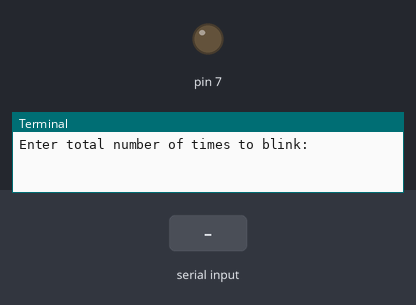
The program below on a simulated Raspberry Pi (header pin numbers). Shown: output pins drawn as LEDs (lit = HIGH), the last lines printed to the terminal. The inputs (shaded band) are chosen by the test bench.

Above: at 1.2 s.
1.3 s: "5" typed at the terminal, then Enter
2.8 s: "90" typed at the terminal, then Enter
At 4.1 s:
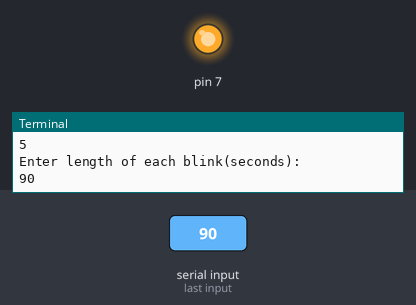
Timing chart, 0 to 5.8 s (numbered marks = the images above; inputs shaded):
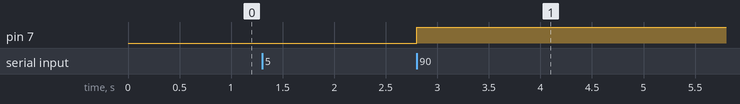

Measured:
- after the input at 2.8 s, pin 7: LOW → HIGH at once

The program:

blink.py
```python
import RPi.GPIO as GPIO ## Import GPIO library
import time ## Import 'time' library. Allows us to use 'sleep'


GPIO.setmode(GPIO.BOARD) ## Use board pin numbering
GPIO.setup(7, GPIO.OUT) ## Setup GPIO Pin 7 to OUT


##Define a function named Blink()
def Blink(numTimes,speed):
    for i in range(0,numTimes):## Run loop numTimes
        ## ## print( "Iteration " + str(i+1))## Print current loop
        GPIO.output(7,True)## Switch on pin 7
        time.sleep(speed)## Wait
        GPIO.output(7,False)## Switch off pin 7
        time.sleep(speed)## Wait
    print ("Done") ## When loop is complete, print "Done"
    GPIO.cleanup()

## Ask user for total number of blinks and length of each blink
iterations = input("Enter total number of times to blink: ")
speed = input("Enter length of each blink(seconds): ")

## Start Blink() function. Convert user input from strings to numeric data types and pass to Blink() as parameters
Blink(int(iterations),float(speed))
```
